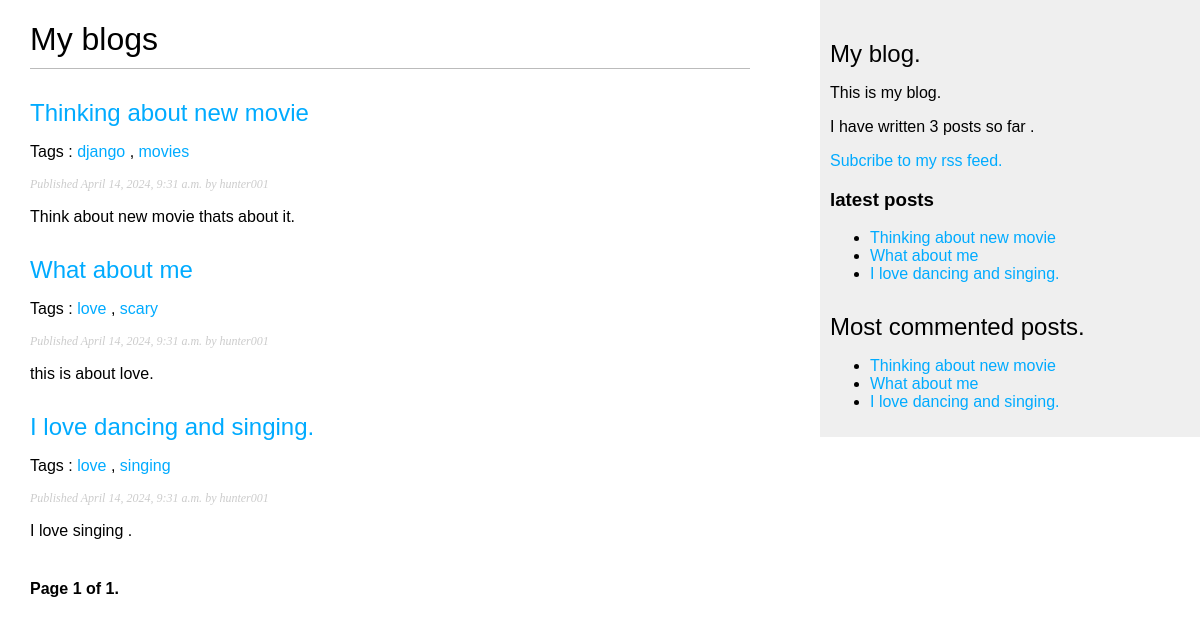
/blog/, run on an earlier commit of the app's database.
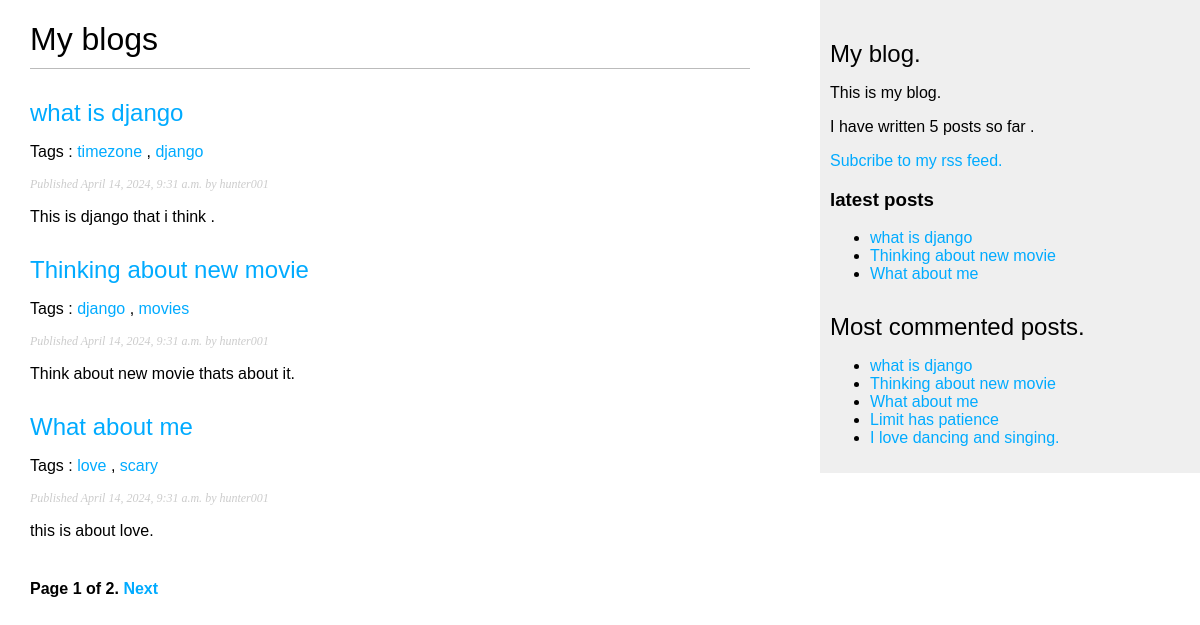
And on a later commit of the database.
### blog/models.py (models this page shows, shortened)
class Post(models.Model):
    class Status(models.TextChoices):
        DRAFT = 'DF','draft'
        PUBLISHED = 'PB','Published'
    title = models.CharField(max_length=250)
    slug = models.SlugField(max_length=250,
                            unique='publish')
    author = models.ForeignKey(User,
                               on_delete=models.CASCADE,
                               related_name='blog_posts')
    body = models.TextField()
    publish = models.DateTimeField(default=timezone.now())
    created = models.DateTimeField(auto_now_add=True)
    updated = models.DateTimeField(auto_now=True)
    tags = TaggableManager()
    status = models.CharField(
        max_length=2,
        choices=Status.choices,
        default=Status.DRAFT
    )
    objects = models.Manager() # default manager
    published = PublishedManager() # custom manager
    class Meta:
        ordering = ['-publish']
        indexes = [
            models.Index(fields=['-publish']),
        ]
    def get_absolute_url(self):
        return reverse('blog:post_detail',args=[self.publish.year,
                                                self.publish.month,
                                                self.publish.day,
                                                self.slug
                                                ])

### blog/views.py (the view)
# urls.py: path('',views.post_list,name='post_list'),
def post_list(request,tag_slug=None):
    post_list = Post.published.all()
    tag = None
    if tag_slug:
        tag = get_object_or_404(Tag,slug=tag_slug)
        post_list = post_list.filter(tags__in=[tag])
    paginator = Paginator(post_list,3)
    page_number = request.GET.get('page',1)
    try:
        posts = paginator.page(page_number)
    except PageNotAnInteger:
        posts = paginator.page(1)
    except EmptyPage:
        posts = paginator.page(num_pages)
    return render(
        request,
        'blog/post/list.html',
        {
            'posts':posts,
            'tag':tag
        }
    )

### blog/models.py (called while the page is built)
    def get_queryset(self):
        return super().get_queryset().filter(status=Post.Status.PUBLISHED)

### blog/templatetags/blog_tags.py (called while the page is built)
@register.simple_tag
def total_posts():
    return Post.published.count()

@register.inclusion_tag('blog/post/latest_posts.html')
def show_latest_posts(count=5):
    latest_posts = Post.published.order_by('-publish')[:count]
    return {
        'latest_posts' : latest_posts
    }

@register.simple_tag
def get_most_commented_post(count=5):
    return Post.published.annotate(
        total_comments=Count('comments')
    ).order_by('-total_comments')[:count]

@register.filter(name="markdown")
def markdown_format(text):
    return mark_safe(markdown.markdown(text))

### blog/templates/blog/post/list.html (shortened to what this page needs)
{% extends "blog/base.html" %}
{% load blog_tags %}
{% block content %}
  <h1>My blogs</h1>
  {% for post in posts%}
    <h2>
    <a href="{{ post.get_absolute_url }}">{{post.title}}
    </a>
    </h2>
    <p class='tags'>
    Tags :
    {% for tag in post.tags.all %}
     <a href="{% url "blog:post_list_by_tag" tag.slug %}">
      {{tag.name}}
     </a>
     {% if not forloop.last %}, {% endif %}
    {% endfor %}
    </p>
    <p class="date">
    Published {{post.publish}} by {{post.author}}
    </p>
    {{ post.body|markdown|truncatewords_html:30}}
  {% endfor %}
{% include "pagination.html" with page=posts %}
{% endblock %}

### blog/templates/blog/base.html (shortened to what this page needs)
{% load blog_tags %}
{% load static %}
<!DOCTYPE html>
<html>
    <head>
        <link href="{% static "css/blog.css" %}" rel="stylesheet">
    </head>
    <body>
       <div id="content">
         {% block content %}
         {% endblock %}
       </div>
       <div id="sidebar">
         <h2>My blog.</h2>
         <p>This is my blog.</p>
         I have written {% total_posts %} posts so far .
         <p>
         <a href="{% url 'blog:post_feed' %}">Subcribe to my rss feed.
         </a>
         </p>
         <h3>latest posts</h3>
         {% show_latest_posts 3%}
         <h2>Most commented posts.</h2>
         {% get_most_commented_post as commented_post %}
         <ul>
           {% for post in commented_post %}
             <li>
               <a href="{{ post.get_absolute_post  }}">{{post.title}}</a>
             </li>
           {% endfor %}
         </ul>
       </div>
    </body>
</html>

### blog/templates/blog/post/latest_posts.html
<ul>
  {% for post in latest_posts %}
    <li>
       <a href="{{ post.get_absolute_url }}">{{ post.title}}</a>
    </li>
  {% endfor %}
</ul>

What changed in the data, as far as the page shows it:
no longer on one of the page's lists (row unchanged): Post: title "I love dancing and singing.", publish "April 14, 2024, 9:31 a.m.", author "hunter001", body "I love singing ."
now on this page (row edited): Post: title "what is django", publish "April 14, 2024, 9:31 a.m.", author "hunter001", body "This is django that i think .", Tag (name "django")
now on this page (row unchanged): Tag: name "timezone", shown under "what is django"
now on this page (row edited): Post: title "Limit has patience", shown under "Most commented posts."
computed for Post "I love dancing and singing.": loses Tag (name "singing"); loses Tag (name "love")
Also different on the page:
{{ page.paginator.num_pages }}: "1" → "2"
text no longer shown: "3"
text now shown: "Next 5"
